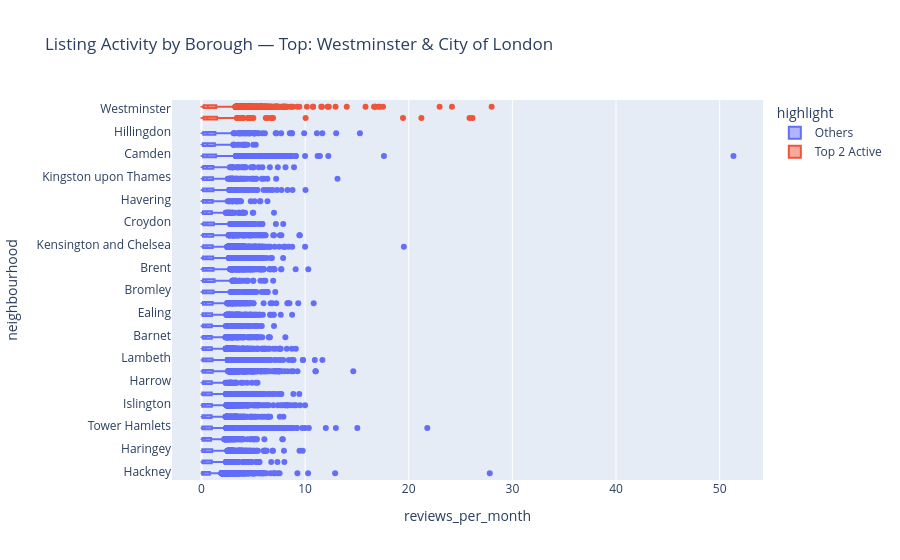

Here is the notebook cell this chart was saved with:
### Markdown cell above
## Task 2 — Box plot: listing activity by borough

**What to build:** A **horizontal box plot** comparing listing activity (reviews per month) across London boroughs — reviews per month is a proxy for how frequently a listing is booked.

**Requirements:**
- Horizontal orientation (borough names are long)
- Sorted by median reviews per month (most active at top)
- Highlight the **two most active** boroughs in a different colour
- Outliers shown as individual points
- Insight title naming the two busiest boroughs

> 💡 Some listings have zero reviews — these are new or inactive listings. Filter them out with before plotting

### Code cell
# Task 2
# YOUR CODE HERE
# Task 2 — Box plot: listing activity by borough
import pandas as pd
import plotly.express as px

# Load the dataset
df = pd.read_csv("listingss.csv")

# Filter out listings with zero reviews per month
df_active = df[df["reviews_per_month"] > 0]

# Compute median reviews per month by borough
borough_medians = (
    df_active.groupby("neighbourhood")["reviews_per_month"]
    .median()
    .sort_values(ascending=False)
)

# Identify the two most active boroughs
top_two = borough_medians.head(2).index.tolist()

# Add a column to highlight top boroughs
df_active["highlight"] = df_active["neighbourhood"].apply(
    lambda x: "Top 2 Active" if x in top_two else "Others"
)

# Create horizontal box plot
fig = px.box(
    df_active,
    y="neighbourhood",
    x="reviews_per_month",
    color="highlight",
    points="outliers",
    category_orders={"neighbourhood": borough_medians.index.tolist()},
    title=f"Listing Activity by Borough — Top: {top_two[0]} & {top_two[1]}"
)

# Show the figure
fig.show()

### Figure 1 — Plotly figure (JSON) as saved in the notebook; plotly's stock layout.template omitted (floating-point values rounded to 4 significant figures; data arrays with more than 128 entries replaced by an {"elided": "..."} marker saying what was removed)
{"data": [{"alignmentgroup": "True", "boxpoints": "outliers", "hovertemplate": "highlight=Others<br>reviews_per_month=%{x}<br>neighbourhood=%{y}<extra></extra>", "legendgroup": "Others", "marker": {"color": "#636efa"}, "name": "Others", "notched": false, "offsetgroup": "Others", "orientation": "h", "showlegend": true, "type": "box", "x": {"elided": "46422 float values"}, "x0": " ", "xaxis": "x", "y": {"elided": "46422 str values"}, "y0": " ", "yaxis": "y"}, {"alignmentgroup": "True", "boxpoints": "outliers", "hovertemplate": "highlight=Top 2 Active<br>reviews_per_month=%{x}<br>neighbourhood=%{y}<extra></extra>", "legendgroup": "Top 2 Active", "marker": {"color": "#EF553B"}, "name": "Top 2 Active", "notched": false, "offsetgroup": "Top 2 Active", "orientation": "h", "showlegend": true, "type": "box", "x": {"elided": "6149 float values"}, "x0": " ", "xaxis": "x", "y": {"elided": "6149 str values"}, "y0": " ", "yaxis": "y"}], "layout": {"boxmode": "group", "legend": {"title": {"text": "highlight"}, "tracegroupgap": 0}, "title": {"text": "Listing Activity by Borough — Top: Westminster & City of London"}, "xaxis": {"anchor": "y", "domain": [0, 1], "title": {"text": "reviews_per_month"}}, "yaxis": {"anchor": "x", "categoryarray": ["Hackney", "Waltham Forest", "Haringey", "Merton", "Tower Hamlets", "Lewisham", "Islington", "Wandsworth", "Harrow", "Southwark", "Lambeth", "Hammersmith and Fulham", "Barnet", "Redbridge", "Ealing", "Greenwich", "Bromley", "Enfield", "Brent", "Richmond upon Thames", "Kensington and Chelsea", "Newham", "Croydon", "Barking and Dagenham", "Havering", "Hounslow", "Kingston upon Thames", "Bexley", "Camden", "Sutton", "Hillingdon", "City of London", "Westminster"], "categoryorder": "array", "domain": [0, 1], "title": {"text": "neighbourhood"}}}}
